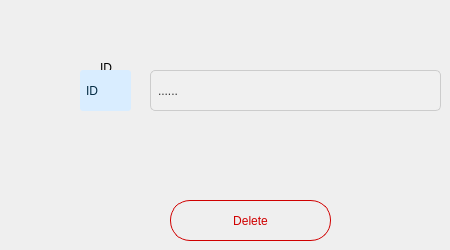
      <widget class="QWidget" name="tab_3">
       <attribute name="title">
        <string>Delete</string>
       </attribute>
       <widget class="QLabel" name="label_35">
        <property name="geometry">
         <rect>
          <x>100</x>
          <y>60</y>
          <width>56</width>
          <height>16</height>
         </rect>
        </property>
        <property name="text">
         <string>ID</string>
        </property>
       </widget>
       <widget class="QLineEdit" name="id_lineEdit_delete">
        <property name="geometry">
         <rect>
          <x>150</x>
          <y>70</y>
          <width>291</width>
          <height>41</height>
         </rect>
        </property>
        <property name="styleSheet">
         <string notr="true">QLineEdit {
    background-color: #f0f0f0; /* Set a very light background color */
    border-radius: 5px; /* Adjust the radius as needed */
    padding: 5px; /* Adjust padding as needed */
    border: 1px solid #ccc; /* Add a border */
    color: #333333; /* Set the color of the text to dark */
}
</string>
        </property>
        <property name="text">
         <string>......</string>
        </property>
       </widget>
       <widget class="QLabel" name="label_38">
        <property name="geometry">
         <rect>
          <x>80</x>
          <y>70</y>
          <width>51</width>
          <height>41</height>
         </rect>
        </property>
        <property name="styleSheet">
         <string notr="true">QLabel {
    background-color: rgb(217, 237, 255); /* Set the background color */
    border-radius: 3px; /* Adjust the radius as needed */
    padding: 3px; /* Adjust padding as needed */
color:rgb(3, 43, 67);
}
</string>
        </property>
        <property name="text">
         <string>ID</string>
        </property>
       </widget>
       <widget class="QPushButton" name="delete_button">
        <property name="geometry">
         <rect>
          <x>170</x>
          <y>200</y>
          <width>161</width>
          <height>41</height>
         </rect>
        </property>
        <property name="cursor">
         <cursorShape>PointingHandCursor</cursorShape>
        </property>
        <property name="styleSheet">
         <string notr="true">QPushButton{color:#D00000;
border-radius:20px;
border: 1px solid #D00000;
font: 75 12pt &quot;8514oem&quot;;
}
QPushButton:hover {
    background: #D00000;
        color:white;


}</string>
        </property>
        <property name="text">
         <string>Delete</string>
        </property>
       </widget>
      </widget>
